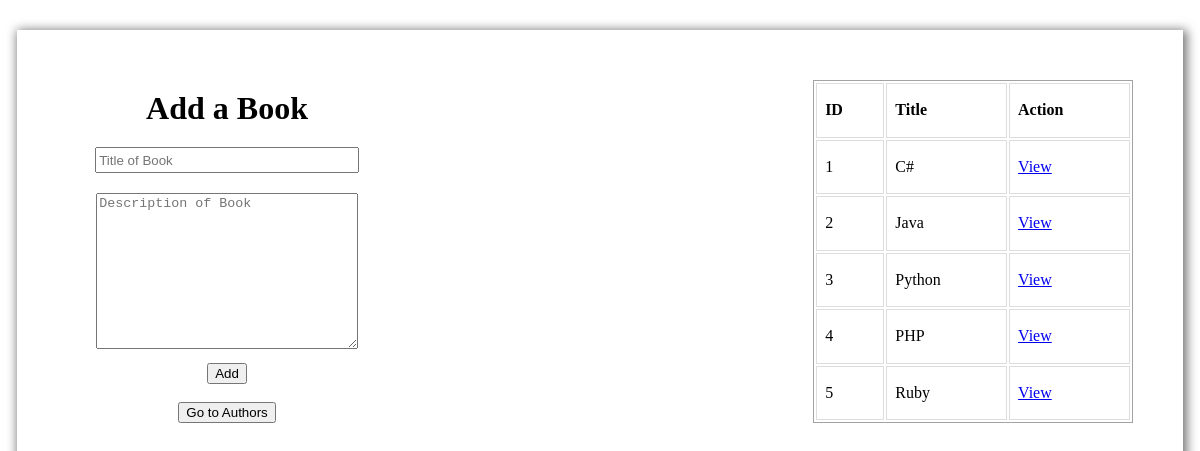
/, run on an earlier commit of the app's database.
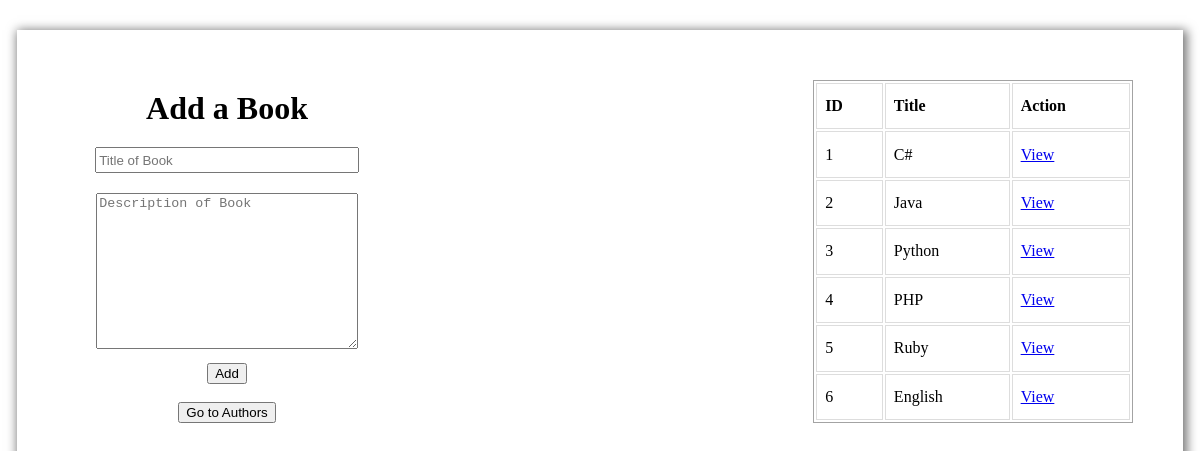
And on a later commit of the database.
### books_authors_app/models.py (models this page shows)
class Book(models.Model):
    title = models.CharField(max_length=30)
    desc = models.TextField(null=True)
    created_at = models.DateTimeField(auto_now_add=True)
    updated_at = models.DateTimeField(auto_now=True)

### books_authors_app/views.py (the view)
# urls.py: path('', views.index),
def index(request):
    context = {
        'all_books': Book.objects.all(),
        'all_Authors': Author.objects.all()
    }
    return render(request, 'index.html', context)

### books_authors_app/templates/index.html (shortened to what this page needs)
<!DOCTYPE html>
<html lang="en">
<head>
    {% load static %}
    <link rel="stylesheet" type="text/css" href="{% static 'style.css' %}">
</head>
<body>
    <div id="BookBox">
        <div class="LeftBox">
            <form action="/add/book" method="POST">
                <h1>Add a Book</h1>
                <input type="text" name="title" id="title" placeholder="Title of Book" required><br>
                <textarea name="desc" id="desc" cols="22" rows="10" placeholder="Description of Book"></textarea><br>
                <button type="submit">Add</button>
            </form><br>
            <form action="/authors">
                <button type="submit">Go to Authors</button>
            </form>
        </div>
        <div class="RightBox">
            <table>
                <tr>
                    <th>ID</th>
                    <th>Title</th>
                    <th>Action</th>
                </tr>
                {% for book in all_books %}
                <tr>
                    <td>{{ book.id }}</td>
                    <td>{{ book.title }}</td>
                    <td>
                        <a href="/books/{{ book.id }}">View</a>
                    </td>
                </tr>
                {% endfor %}
            </table>
        </div>
    </div>
</body>
</html>

What changed in the data, as far as the page shows it:
added Book: id "6", title "English"
